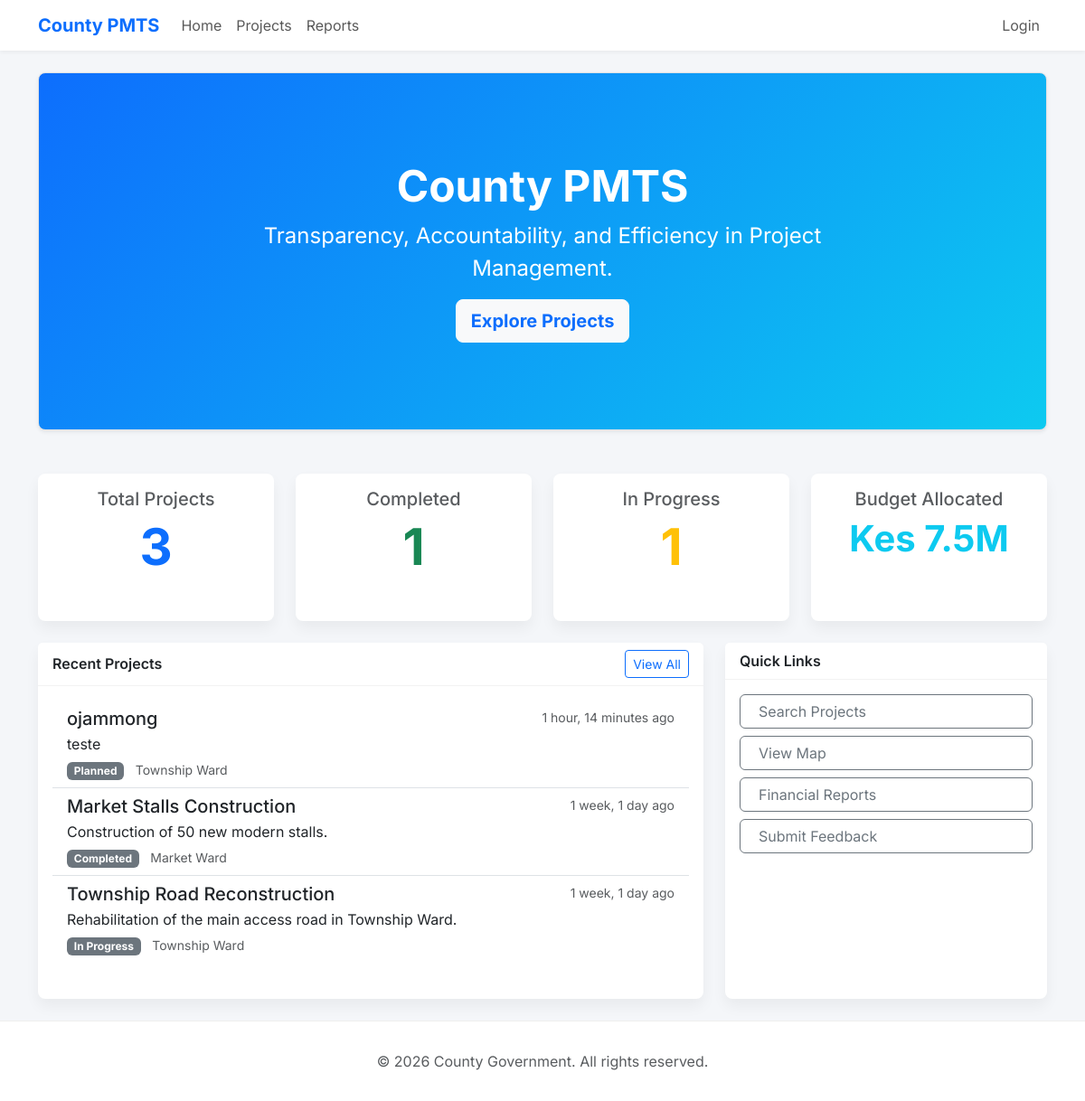
The page / on the database its author committed.
### apps/projects/models.py (models this page shows, shortened)
class Project(models.Model):
    class Status(models.TextChoices):
        PLANNED = 'PLANNED', _('Planned')
        TENDERING = 'TENDERING', _('Tendering')
        IN_PROGRESS = 'IN_PROGRESS', _('In Progress')
        STALLED = 'STALLED', _('Stalled')
        COMPLETED = 'COMPLETED', _('Completed')
        COMMISSIONED = 'COMMISSIONED', _('Commissioned')
    name = models.CharField(max_length=255)
    description = models.TextField()
    ward = models.ForeignKey(Ward, on_delete=models.SET_NULL, null=True, related_name='projects')
    location_details = models.CharField(max_length=255, blank=True, help_text="Specific location details")
    status = models.CharField(max_length=20, choices=Status.choices, default=Status.PLANNED)
    start_date = models.DateField(null=True, blank=True)
    end_date = models.DateField(null=True, blank=True)
    contractor_name = models.CharField(max_length=255, blank=True)
    department = models.CharField(max_length=100, help_text="Department responsible")
    created_at = models.DateTimeField(auto_now_add=True)
    updated_at = models.DateTimeField(auto_now=True)
    created_by = models.ForeignKey(settings.AUTH_USER_MODEL, on_delete=models.SET_NULL, null=True, related_name='created_projects')

### apps/locations/models.py (models this page shows, shortened)
class Ward(models.Model):
    sub_county = models.ForeignKey(SubCounty, related_name='wards', on_delete=models.CASCADE)
    name = models.CharField(max_length=100)
    code = models.CharField(max_length=20, unique=True, blank=True, null=True)
    class Meta:
        unique_together = ('sub_county', 'name')

### apps/public/views.py (the view)
# urls.py: 2. Add a URL to urlpatterns:  path('', views.home, name='home')
def home(request):
    total_projects = Project.objects.count()
    completed_projects = Project.objects.filter(status=Project.Status.COMPLETED).count()
    in_progress_projects = Project.objects.filter(status=Project.Status.IN_PROGRESS).count()
    total_budget_decimal = BudgetAllocation.objects.aggregate(Sum('amount'))['amount__sum'] or 0
    total_budget = round(total_budget_decimal / 1000000, 1) if total_budget_decimal else 0
    recent_projects = Project.objects.select_related('ward').order_by('-updated_at')[:5]
    context = {
        'total_projects': total_projects,
        'completed_projects': completed_projects,
        'in_progress_projects': in_progress_projects,
        'total_budget': total_budget,
        'recent_projects': recent_projects,
    }
    return render(request, 'index.html', context)

### templates/index.html (shortened to what this page needs)
{% extends 'base.html' %}
{% block content %}
<div class="row">
    <div class="col-12 mb-4">
        <div class="p-5 mb-4 bg-light rounded-3 shadow-sm border text-center"
            style="background: linear-gradient(135deg, #0d6efd 0%, #0dcaf0 100%); color: white;">
            <div class="container-fluid py-5">
                <h1 class="display-5 fw-bold">County PMTS</h1>
                <p class="col-md-8 fs-4 mx-auto">Transparency, Accountability, and Efficiency in Project Management.</p>
                <a class="btn btn-light btn-lg text-primary fw-bold" href="#" role="button">Explore Projects</a>
            </div>
        </div>
    </div>
</div>
<div class="row mb-4">
    <div class="col-md-3">
        <div class="card stat-card text-center h-100">
            <div class="card-body">
                <h5 class="card-title text-muted">Total Projects</h5>
                <h2 class="display-4 fw-bold text-primary">{{ total_projects }}</h2>
            </div>
        </div>
    </div>
    <div class="col-md-3">
        <div class="card stat-card text-center h-100">
            <div class="card-body">
                <h5 class="card-title text-muted">Completed</h5>
                <h2 class="display-4 fw-bold text-success">{{ completed_projects }}</h2>
            </div>
        </div>
    </div>
    <div class="col-md-3">
        <div class="card stat-card text-center h-100">
            <div class="card-body">
                <h5 class="card-title text-muted">In Progress</h5>
                <h2 class="display-4 fw-bold text-warning">{{ in_progress_projects }}</h2>
            </div>
        </div>
    </div>
    <div class="col-md-3">
        <div class="card stat-card text-center h-100">
            <div class="card-body">
                <h5 class="card-title text-muted">Budget Allocated</h5>
                <h2 class="display-6 fw-bold text-info">Kes {{ total_budget }}M</h2>
            </div>
        </div>
    </div>
</div>
<div class="row">
    <div class="col-md-8">
        <div class="card h-100">
            <div class="card-header d-flex justify-content-between align-items-center">
                <span>Recent Projects</span>
                <a href="#" class="btn btn-sm btn-outline-primary">View All</a>
            </div>
            <div class="card-body">
                <div class="list-group list-group-flush">
                    {% for project in recent_projects %}
                    <a href="#" class="list-group-item list-group-item-action">
                        <div class="d-flex w-100 justify-content-between">
                            <h5 class="mb-1">{{ project.name }}</h5>
                            <small class="text-muted">{{ project.updated_at|timesince }} ago</small>
                        </div>
                        <p class="mb-1 text-truncate">{{ project.description }}</p>
                        <small class="badge bg-secondary">{{ project.get_status_display }}</small>
                        <small class="text-muted ms-2"> {{ project.ward.name }}</small>
                    </a>
                    {% empty %}
                    <div class="text-center py-4 text-muted">
                        No projects found.
                    </div>
                    {% endfor %}
                </div>
            </div>
        </div>
    </div>
    <div class="col-md-4">
        <div class="card h-100">
            <div class="card-header">
                Quick Links
            </div>
            <div class="card-body">
                <div class="d-grid gap-2">
                    <a href="#" class="btn btn-outline-secondary text-start"> Search
                        Projects</a>
                    <a href="#" class="btn btn-outline-secondary text-start"> View Map</a>
                    <a href="#" class="btn btn-outline-secondary text-start">
                        Financial Reports</a>
                    <a href="#" class="btn btn-outline-secondary text-start"> Submit
                        Feedback</a>
                </div>
            </div>
        </div>
    </div>
</div>
{% endblock %}

### templates/base.html (shortened to what this page needs)
{% load static %}
<!DOCTYPE html>
<html lang="en">
<head>
    <link href="https://cdn.jsdelivr.net/npm/bootstrap@5.3.0/dist/css/bootstrap.min.css" rel="stylesheet">
</head>
<body class="d-flex flex-column min-vh-100">
    <nav class="navbar navbar-expand-lg navbar-light sticky-top">
        <div class="container">
            <a class="navbar-brand" href="{% url 'home' %}">County PMTS</a>
            <div class="collapse navbar-collapse" id="navbarNav">
                <ul class="navbar-nav me-auto">
                    <li class="nav-item">
                        <a class="nav-link" href="{% url 'home' %}">Home</a>
                    </li>
                    <li class="nav-item">
                        <a class="nav-link" href="#">Projects</a>
                    </li>
                    <li class="nav-item">
                        <a class="nav-link" href="#">Reports</a>
                    </li>
                </ul>
                <ul class="navbar-nav">
                    {% if user.is_authenticated %}
                        <li class="nav-item dropdown">
                            <a class="nav-link dropdown-toggle" href="#" role="button" data-bs-toggle="dropdown">
                                {{ user.username }}
                            </a>
                            <ul class="dropdown-menu dropdown-menu-end">
                                <li><a class="dropdown-item" href="#">Profile</a></li>
                                {% if user.is_staff %}
                                <li><a class="dropdown-item" href="/admin/">Admin</a></li>
                                {% endif %}
                                <li><hr class="dropdown-divider"></li>
                                <li>
                                    <form action="{% url 'logout' %}" method="post">
                                        {% csrf_token %}
                                        <button type="submit" class="dropdown-item">Logout</button>
                                    </form>
                                </li>
                            </ul>
                        </li>
                    {% else %}
                        <li class="nav-item">
                            <a class="nav-link" href="{% url 'login' %}">Login</a>
                        </li>
                    {% endif %}
                </ul>
            </div>
        </div>
    </nav>
    <main class="container py-4">
        {% block content %}{% endblock %}
    </main>
    <footer>
        <div class="container text-center text-muted">
            <p class="mb-0">&copy; {% now "Y" %} County Government. All rights reserved.</p>
        </div>
    </footer>
</body>
</html>

### templates/base.html (style rules this page uses)
:root { --primary-color: #0d6efd; --secondary-color: #6c757d; --dark-bg: #1e1e2f; --card-bg: #27293d; --text-color: #e1e1e6; }
body { font-family: 'Inter', sans-serif; background-color: #f4f6f9; color: #333; }
.navbar { background-color: #fff; box-shadow: 0 2px 4px rgba(0,0,0,0.05); }
.navbar-brand { font-weight: 700; color: var(--primary-color) !important; }
.card { border: none; box-shadow: 0 0.5rem 1rem rgba(0, 0, 0, 0.05); border-radius: 0.5rem; margin-bottom: 1.5rem; }
.card-header { background-color: #fff; border-bottom: 1px solid rgba(0,0,0,0.05); font-weight: 600; }
footer { background-color: #fff; padding: 2rem 0; margin-top: auto; border-top: 1px solid #eee; }
.stat-card { transition: transform 0.2s; }

### rows shown on the page
Project: name "ojammong", updated_at "1 hour, 14 minutes", description "teste", status "Planned", ward.name "Township Ward"
Project: name "Market Stalls Construction", updated_at "1 week, 1 day", description "Construction of 50 new modern stalls.", status "Completed", ward.name "Market Ward"
Project: name "Township Road Reconstruction", updated_at "1 week, 1 day", description "Rehabilitation of the main access road in Township Ward.", status "In Progress", ward.name "Township Ward"

### other values the page prints
{{ total_projects }} "3"
{{ completed_projects }} "1"
{{ in_progress_projects }} "1"
{{ total_budget }} "7.5"
